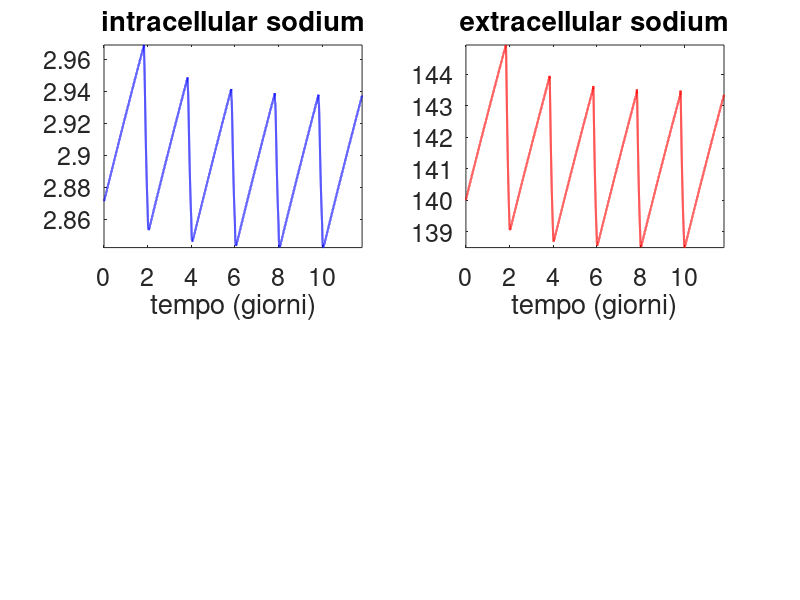
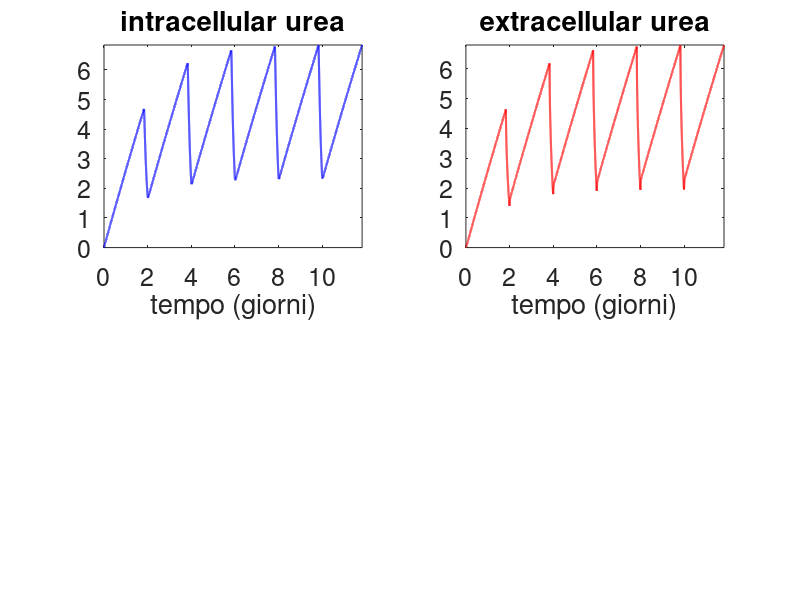
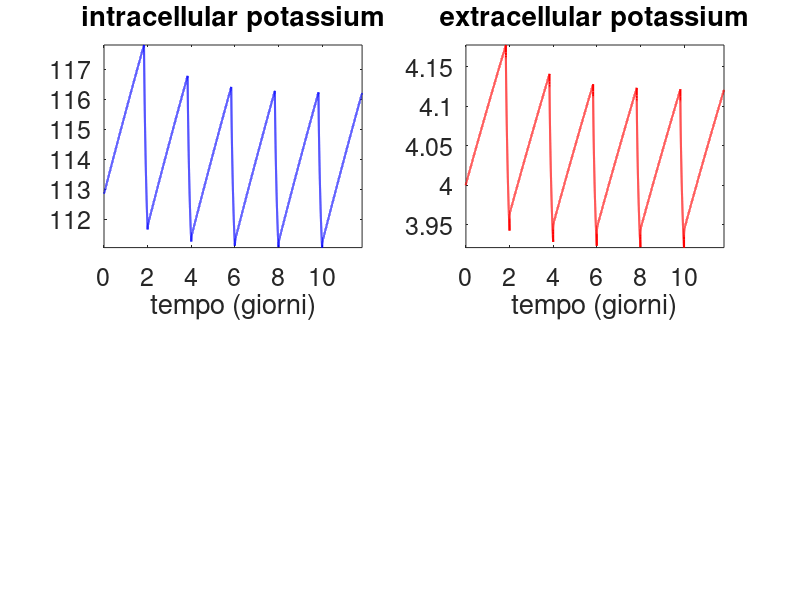
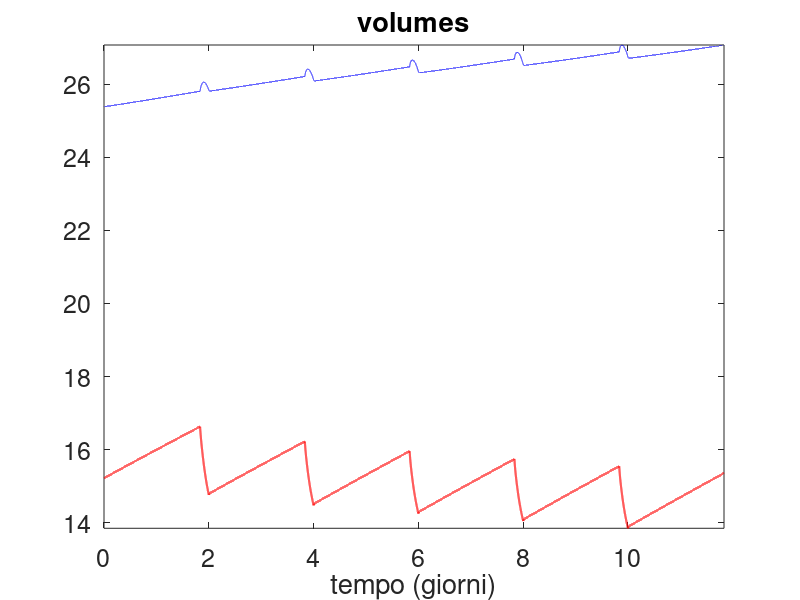

MATLAB code for these plots, in order:
clc
clear all
close all
ki_Na = 1.5;
ke_Na = 0.02*ki_Na;
u_Na = 0.107;
cNa_d = 140;

ki_U = 0.77;
ke_U = 1*ki_U;
u_U = 0.075;
cU_d = 0;

ki_K = 1.5;
ke_K = 28.2*ki_K;
u_K = 0.07;
cK_d = 1;

d0 = 0.241;
qf0 = 2/60/4;
Ii = 2/60/48;


osm0 = 280;
kf = 0.1;

% metodo di Eulero con d variabile
dt = 0.2;  %minuti
t = (0:dt:24*12*60-240);
L = length(t);
d = zeros(1,L);
d(24*2*60/dt-240/dt:24*2*60/dt) = d0; 
d(24*4*60/dt-240/dt:24*4*60/dt) = d0; 
d(24*6*60/dt-240/dt:24*6*60/dt) = d0; 
d(24*8*60/dt-240/dt:24*8*60/dt) = d0; 
d(24*10*60/dt-240/dt:24*10*60/dt) = d0; 
qf = zeros(1,L);
qf(24*2*60/dt-240/dt:24*2*60/dt) = qf0; 
qf(24*4*60/dt-240/dt:24*4*60/dt) = qf0; 
qf(24*6*60/dt-240/dt:24*6*60/dt) = qf0; 
qf(24*8*60/dt-240/dt:24*8*60/dt) = qf0; 
qf(24*10*60/dt-240/dt:24*10*60/dt) = qf0; 
Mi_Na = zeros(1,L);
Me_Na = zeros(1,L);
Mi_U = zeros(1,L);
Me_U = zeros(1,L);
Mi_K = zeros(1,L);
Me_K = zeros(1,L);
ci_Na = zeros(1,L);
ce_Na = zeros(1,L);
ci_U = zeros(1,L);
ce_U = zeros(1,L);
ci_K = zeros(1,L);
ce_K = zeros(1,L);
Vi = zeros(1,L);
Ve = zeros(1,L);
osmi = zeros(1,L);
osme = zeros(1,L);

W = 70;  %peso del paziente
Vt = 0.58*W;
Vi(1) = 5*Vt/8;
Ve(1) = 3*Vt/8;

% stato iniziale
ce_Na(1) = 140;
ci_Na(1) = ce_Na(1)*0.02+u_Na/ki_Na;

Mi_Na(1) = ci_Na(1)*Vi(1);
Me_Na(1) = ce_Na(1)*Ve(1);

ci_U(1) = 0;
ce_U(1) = 0;
Mi_U(1) = ci_U(1)*Vi(1);
Me_U(1) = ce_U(1)*Ve(1);

ce_K(1) = 4;
ci_K(1) = ce_K(1)*28.2+u_K/ki_K;
Mi_K(1) = ci_K(1)*Vi(1);
Me_K(1) = ce_K(1)*Ve(1);
% variante n. 1 - masse costanti
% Meqi = (osm0 - 0.93*(ci_Na(1) + ci_K(1) + ci_U(1))) *Vi(1)/0.93;
% Meqe = (osm0 - 0.93*(ce_Na(1) + ce_K(1) + ce_U(1))) *Ve(1)/0.93;
% osmi(1) = 0.93*(ci_Na(1) + ci_K(1) + ci_U(1) + Meqi/Vi(1));
% osme(1) = 0.93*(ce_Na(1) + ce_K(1) + ce_U(1) + Meqe/Ve(1));

% variante n. 2 - concentranzioni costanti
ceqi = (osm0 - 0.93*(ci_Na(1) + ci_K(1) + ci_U(1))) /0.93;
ceqe = (osm0 - 0.93*(ce_Na(1) + ce_K(1) + ce_U(1))) /0.93;
osmi(1) = 0.93*(ci_Na(1) + ci_K(1) + ci_U(1) + ceqi);
osme(1) = 0.93*(ce_Na(1) + ce_K(1) + ce_U(1) + ceqe);


for j = 1:L-1,
    dVi = kf*(osmi(j) - osme(j));
    dVe = Ii- qf(j) - kf*(osmi(j) - osme(j));
    Vi(j+1)= Vi(j) + dt*dVi;
    Ve(j+1)= Ve(j) + dt*dVe;
    
    dMi_Na = - ki_Na*Mi_Na(j)/Vi(j) + ke_Na*Me_Na(j)/Ve(j) +u_Na;
    dMe_Na =   ki_Na*Mi_Na(j)/Vi(j) - ke_Na*Me_Na(j)/Ve(j) -d(j)*(Me_Na(j)/Ve(j) -cNa_d)-qf(j)*ce_Na(j);
    Mi_Na(j+1) = Mi_Na(j) + dt*dMi_Na;
    Me_Na(j+1) = Me_Na(j) + dt*dMe_Na;
    ci_Na(j+1) = Mi_Na(j+1)/Vi(j+1);
    ce_Na(j+1) = Me_Na(j+1)/Ve(j+1);
    
    dMi_U = - ki_U*Mi_U(j)/Vi(j) + ke_U*Me_U(j)/Ve(j) +u_U;
    dMe_U =   ki_U*Mi_U(j)/Vi(j) - ke_U*Me_U(j)/Ve(j) -d(j)*(Me_U(j)/Ve(j) -cU_d)-qf(j)*ce_U(j);
    Mi_U(j+1) = Mi_U(j) + dt*dMi_U;
    Me_U(j+1) = Me_U(j) + dt*dMe_U;
    ci_U(j+1) = Mi_U(j+1)/Vi(j+1);
    ce_U(j+1) = Me_U(j+1)/Ve(j+1);
    
    dMi_K = - ki_K*Mi_K(j)/Vi (j)+ ke_K*Me_K(j)/Ve(j) +u_K;
    dMe_K =   ki_K*Mi_K(j)/Vi(j) - ke_K*Me_K(j)/Ve(j) -d(j)*(Me_K(j)/Ve(j) -cK_d)-qf(j)*ce_K(j);
    Mi_K(j+1) = Mi_K(j) + dt*dMi_K;
    Me_K(j+1) = Me_K(j) + dt*dMe_K;
    ci_K(j+1) = Mi_K(j+1)/Vi(j+1);
    ce_K(j+1) = Me_K(j+1)/Ve(j+1);
    

    
% % % variante n. 1    
%   osmi(j+1) = 0.93*(ci_Na(j+1) + ci_K(j+1) + ci_U(j+1) + Meqi/Vi(j));
%   osme(j+1) = 0.93*(ce_Na(j+1) + ce_K(j+1) + ce_U(j+1) + Meqe/Ve(j));
    
% %variante n. 2    
  osmi(j+1) = 0.93*(ci_Na(j+1) + ci_K(j+1) + ci_U(j+1) + ceqi);
  osme(j+1) = 0.93*(ce_Na(j+1) + ce_K(j+1) + ce_U(j+1) + ceqe);
end

Width = 1.5;
Font = 18;


figure
subplot(221)
plot(t/60/24,ci_Na,'b','linewidth',Width)
title('intracellular sodium','fontsize',Font)
xlabel('tempo (giorni)','fontsize',Font)
set(gca,'fontsize',Font)
axis tight
subplot(222)
plot(t/60/24,ce_Na,'r','linewidth',Width)
title('extracellular sodium','fontsize',Font)
xlabel('tempo (giorni)','fontsize',Font)
set(gca,'fontsize',Font)
axis tight

figure
subplot(221)
plot(t/60/24,ci_U,'b','linewidth',Width)
title('intracellular urea','fontsize',Font)
xlabel('tempo (giorni)','fontsize',Font)
set(gca,'fontsize',Font)
axis tight
subplot(222)
plot(t/60/24,ce_U,'r','linewidth',Width)
title('extracellular urea','fontsize',Font)
xlabel('tempo (giorni)','fontsize',Font)
set(gca,'fontsize',Font)
axis tight

figure
subplot(221)
plot(t/60/24,ci_K,'b','linewidth',Width)
title('intracellular potassium','fontsize',Font)
xlabel('tempo (giorni)','fontsize',Font)
set(gca,'fontsize',Font)
axis tight
subplot(222)
plot(t/60/24,ce_K,'r','linewidth',Width)
title('extracellular potassium','fontsize',Font)
xlabel('tempo (giorni)','fontsize',Font)
set(gca,'fontsize',Font)
axis tight

figure
plot(t/60/24,Vi,'b',t/60/24,Ve,'r','linewidth',Width)
title('volumes','fontsize',Font)
xlabel('tempo (giorni)','fontsize',Font)
set(gca,'fontsize',Font)
axis tight


figure
plot(t/60/24,osmi,'b',t/60/24,osme,'r','linewidth',Width)
title('osmolarities','fontsize',Font)
xlabel('tempo (giorni)','fontsize',Font)
set(gca,'fontsize',Font)
axis tight


    
